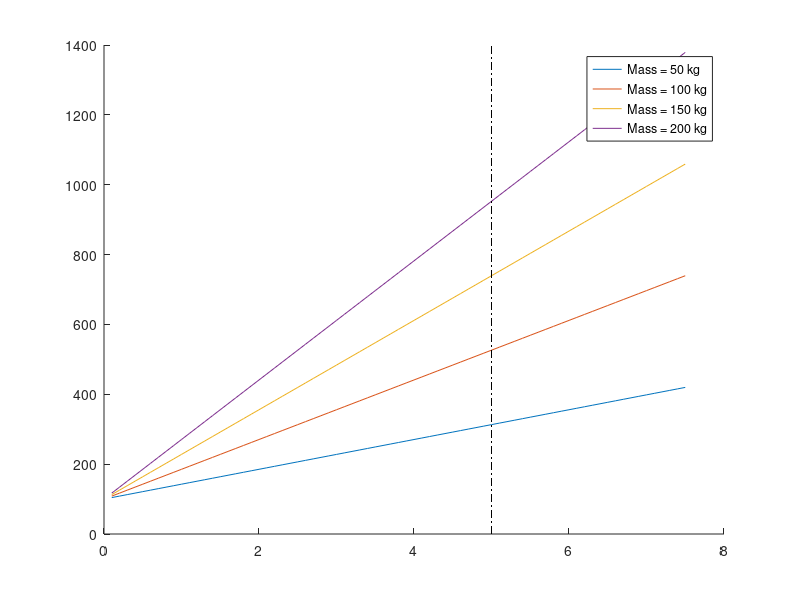

This chart was generated by the following MATLAB code: (Note: this script raises an error after producing the figure.)
clear
clc
close all

%% Constant Initialization
g = 9.81; %gravity in m/s^2
m = 113; % kg, mass of cart fully loaded
vo_mph = 0; %initial velocity
vf_mph = 3; % final velocity in mph
vo = vo_mph*0.44704; %initial velocity in m/s
vf = vf_mph*0.44704; %final velocity in m/s
theta = 7.5; %max slope angle
vfy = vf*sind(theta); %vertical component of velocity
dist_mi = 5; %total distance cart is to travel in miles
dist = dist_mi*1609.34; %total distance cart is to travel in meters
dh = dist*sind(theta); %vertical component of total distance for given slope

%% Energy Calculations
KE = 1/2*m*(vf^2-vo^2); %kinetic energy of cart
PE = m*g*dh; %potential energy of cart
Wnet = KE + PE; %net work
dx = 3; %meters
a = vf^2/(2*dx); %acceleration needed to achieve max speed in dx meters
t = vf/a; %time to reach max speed
KEdot = KE/t; %power needed to achieve max speed
PEdot = m*g*vfy; %power needed to climb slope
dt = dh/vfy; % time it takes to climb slope at max speed in seconds
dt_hr = dt/3600; %time it takes to travel distance in hrs

%% Efficiency Calculations
losses = 0.75; %estimated losses in percent

%% Power Calculations
power_w = (KEdot+PEdot)/losses; %power needed in watts
power = power_w*0.00134102; % power in horsepower

%% Force Analysis

%% Motor Calculations
%voltage
%current
%power
%torque
%rpm
%curvedata

%% Gearbox Design/ Calculations


%% Battery Capacity
add_cap = 20*5; %additional capacity for charging 5 phones
capacity = (power_w*dt_hr)+add_cap; %battery capacity needed in kWh

%% Battery Configuration
v_motor = 24; %motor voltage
v_batt = 3.6; %battery voltage per cell
cap_batt = 4.2; %battery capacity in Ah
req_Ah = capacity/v_motor; %total battery Ah needed
parallel = ceil(req_Ah/cap_batt); %number of cells needed for desired Ah 
curr = 14.5; % max discharge current per cell
max_current = curr*parallel; %max battery pack discharge
series = ceil(v_motor/v_batt); %number of cells needed for desired motor voltage
num_cells = parallel*series; %number of battery cells needed
batt_weight = 70/1000; %battery weight in kg
tot_weight = num_cells*batt_weight; %total battery weight
batt_cost = 6.37; %battery cell cost in dollars
tot_cost = num_cells*batt_cost; %total battery cost

%% Speed vs Slope

%% Speed vs Power


%% Plots

%distance vs battery capacity
g = 9.81; %gravity in m/s^2
m = [50 100 150 200]; % kg, mass of cart fully loaded
capsto = []; %initialize vector
for i = 1:length(m)
    vo_mph = 0; %initial velocity
    vf_mph = 3; % final velocity in mph
    vo = vo_mph*0.44704; %initial velocity in m/s
    vf = vf_mph*0.44704; %final velocity in m/s
    theta = 7.5; %max slope angle
    vfy = vf*sind(theta); %vertical component of velocity
    dist_mi = 0.1:0.1:7.5; %total distance cart is to travel in miles
    dist = dist_mi.*1609.34; %total distance cart is to travel in meters
    dh = dist.*sind(theta); %vertical component of total distance for given slope
    KE = 1/2*m(i)*(vf^2-vo^2); %kinetic energy of cart
    PE = m(i)*g.*dh; %potential energy of cart
    Wnet = KE + PE; %net work
    dx = 3; %meters
    a = vf^2/(2*dx); %acceleration needed to achieve max speed in dx meters
    t = vf/a; %time to reach max speed
    KEdot = KE/t; %power needed to achieve max speed
    PEdot = m(i)*g*vfy; %power needed to climb slope
    dt = dh./vfy; % time it takes to climb slope at max speed in seconds
    dt_hr = dt./3600; %time it takes to travel distance in hrs
    losses = 0.75; %estimated losses in percent
    power_w = (KEdot+PEdot)./losses; %power needed in watts
    power = power_w.*0.00134102; % power in horsepower
    add_cap = 20*5; %additional capacity for charging 5 phones
    capacity = (power_w*dt_hr)+add_cap; %battery capacity needed in kWh
    capsto = [capsto ; capacity]; %storing capacity on each iteration
end

figure
hold on
plot(dist_mi,capsto(1,:))
plot(dist_mi,capsto(2,:))
plot(dist_mi,capsto(3,:))
plot(dist_mi,capsto(4,:))
plot([5 5],[0 1400],'k-.')
lgd = legend('Mass = 50 kg','Mass = 100 kg','Mass = 150 kg','Mass = 200 kg');
lgd.Location = 'northwest';
title('Cart Distance Rating vs. Battery Capacity Needed')
xlabel('Distance Rating [miles]')
ylabel('Battery Capacity Needed [kWh]')

%cart weight vs power required
g = 9.81; %gravity in m/s^2
theta = [2.5 5 7.5 10 12.5 15]; %max slope angle
psto = [];
for i = 1:length(theta)
    m = 50:1:200; % kg, mass of cart fully loaded
    vo_mph = 0; %initial velocity
    vf_mph = 3; % final velocity in mph
    vo = vo_mph*0.44704; %initial velocity in m/s
    vf = vf_mph*0.44704; %final velocity in m/s
    %theta = 7.5; %max slope angle
    vfy = vf*sind(theta(i)); %vertical component of velocity
    dist_mi = 5; %total distance cart is to travel in miles
    dist = dist_mi*1609.34; %total distance cart is to travel in meters
    dh = dist*sind(theta(i)); %vertical component of total distance for given slope
    KE = 1/2.*m.*(vf^2-vo^2); %kinetic energy of cart
    PE = m.*g.*dh; %potential energy of cart
    Wnet = KE + PE; %net work
    dx = 3; %meters
    a = vf^2/(2*dx); %acceleration needed to achieve max speed in dx meters
    t = vf/a; %time to reach max speed
    KEdot = KE/t; %power needed to achieve max speed
    PEdot = m.*g*vfy; %power needed to climb slope
    dt = dh/vfy; % time it takes to climb slope at max speed in seconds
    dt_hr = dt/3600; %time it takes to travel distance in hrs
    losses = 0.75; %estimated losses in percent
    power_w = (KEdot+PEdot)./losses; %power needed in watts
    power = power_w.*0.00134102; % power in horsepower
    psto = [psto ; power_w]; %storing power vectors on each iteration
end

figure
hold on
plot(m,psto(1,:))
plot(m,psto(2,:))
plot(m,psto(3,:))
plot(m,psto(4,:))
plot(m,psto(5,:))
plot(m,psto(6,:))
plot([113 113],[0 1000],'k-.')
lgd = legend('\theta = 2.5','\theta = 5','\theta = 7.5','\theta = 10','\theta = 12.5','\theta = 15');
lgd.Location = 'northwest';
title('Total Cart Mass vs. Power Required')
xlabel('Total Cart Mass [kg]')
ylabel('Power Needed [W]')


%cart weight vs battery capacity
g = 9.81; %gravity in m/s^2
m = 50:1:200; % kg, mass of cart fully loaded
vo_mph = 0; %initial velocity
vf_mph = 3; % final velocity in mph
vo = vo_mph*0.44704; %initial velocity in m/s
vf = vf_mph*0.44704; %final velocity in m/s
theta = 7.5; %max slope angle
vfy = vf*sind(theta); %vertical component of velocity
dist_mi = 5; %total distance cart is to travel in miles
dist = dist_mi*1609.34; %total distance cart is to travel in meters
dh = dist*sind(theta); %vertical component of total distance for given slope
KE = 1/2.*m.*(vf^2-vo^2); %kinetic energy of cart
PE = m.*g.*dh; %potential energy of cart
Wnet = KE + PE; %net work
dx = 3; %meters
a = vf^2/(2*dx); %acceleration needed to achieve max speed in dx meters
t = vf/a; %time to reach max speed
KEdot = KE/t; %power needed to achieve max speed
PEdot = m.*g*vfy; %power needed to climb slope
dt = dh./vfy; % time it takes to climb slope at max speed in seconds
dt_hr = dt./3600; %time it takes to travel distance in hrs
losses = 0.75; %estimated losses in percent
power_w = (KEdot+PEdot)./losses; %power needed in watts
power = power_w.*0.00134102; % power in horsepower
add_cap = 20*5; %additional capacity for charging 5 phones
capacity = (power_w.*dt_hr)+add_cap; %battery capacity needed in kWh
figure
plot(m,capacity)
title('Total Cart Mass vs. Battery Capacity Needed')
xlabel('Total Cart Mass [kg]')
ylabel('Battery Capacity Needed [kWh]')

%slope vs battery capacity
g = 9.81; %gravity in m/s^2
m = [50 100 150 200]; % kg, mass of cart fully loaded
capsto = [];
for i = 1:length(m)
    vo_mph = 0; %initial velocity
    vf_mph = 3; % final velocity in mph
    vo = vo_mph*0.44704; %initial velocity in m/s
    vf = vf_mph*0.44704; %final velocity in m/s
    theta = 1:0.1:20; %max slope angle
    vfy = vf.*sind(theta); %vertical component of velocity
    dist_mi = 5; %total distance cart is to travel in miles
    dist = dist_mi*1609.34; %total distance cart is to travel in meters
    dh = dist.*sind(theta); %vertical component of total distance for given slope
    KE = 1/2*m(i)*(vf^2-vo^2); %kinetic energy of cart
    PE = m(i)*g.*dh; %potential energy of cart
    Wnet = KE + PE; %net work
    dx = 3; %meters
    a = vf^2/(2*dx); %acceleration needed to achieve max speed in dx meters
    t = vf/a; %time to reach max speed
    KEdot = KE/t; %power needed to achieve max speed
    PEdot = m(i).*g.*vfy; %power needed to climb slope
    dt = dh./vfy; % time it takes to climb slope at max speed in seconds
    dt_hr = dt./3600; %time it takes to travel distance in hrs
    losses = 0.75; %estimated losses in percent
    power_w = (KEdot+PEdot)./losses; %power needed in watts
    power = power_w.*0.00134102; % power in horsepower
    add_cap = 20*5; %additional capacity for charging 5 phones
    capacity = (power_w.*dt_hr)+add_cap; %battery capacity needed in kWh
    capsto = [capsto ; capacity]; % storing capacities on each iteration
end

figure
hold on
plot(theta,capsto(1,:))
plot(theta,capsto(2,:))
plot(theta,capsto(3,:))
plot(theta,capsto(4,:))
plot([7.5 7.5],[0 2500],'k-.')
lgd = legend('Mass = 50 kg','Mass = 100 kg','Mass = 150 kg','Mass = 200 kg');
lgd.Location = 'northwest';
title('Path Slope vs. Battery Capacity Needed')
xlabel('Path slope [deg]')
ylabel('Battery Capacity Needed [kWh]')

%wheel diameter vs motor speed
d = 2:0.1:12; %wheel diameter in inches
d_m = d.*0.0254; %wheel diameter in meters
circ = 2*pi.*(d./2); %wheel circumference in inches
circ_m = circ.*0.0254; %wheel circumference in meters
vf_mph = 3; %max cart speed in mph
cart_v = vf_mph*0.44704; %max cart speed in m/s
mot_speed = cart_v./circ_m.*60; %motor speed in RPM to reach desired vf
figure
plot(d,mot_speed)
title('Wheel Diameter vs. Motor Speed To Obtain 3 MPH')
xlabel('Wheel Diameter [in]')
ylabel('Motor Speed [RPM]')

%Wheel diamter vs gear reduction
d = [4 6 8 10]; %wheel diameter in inches
d_m = d.*0.0254; %wheel diameter in meters
circ = 2*pi.*(d./2); %wheel circumference in inches
circ_m = circ.*0.0254; %wheel circumference in meters
vf_mph = 3; %max cart speed in mph
cart_v = vf_mph*0.44704; %max cart speed in m/s
mot_speed = cart_v./circ_m.*60; %motor speed in RPM to reach desired vf
speed = 500:1:5000; %possible motor speeds in RPM
grstore = [];

for i = 1:length(mot_speed)
    gr = speed/mot_speed(i);
    grstore = [grstore ; gr];
end

figure
hold on
plot(speed,grstore(1,:))
plot(speed,grstore(2,:))
plot(speed,grstore(3,:))
plot(speed,grstore(4,:))
lgd = legend('D = 4 in.','D = 6 in.','D = 8 in.','D = 10 in.');
lgd.Location = 'northwest';
title('Motor Speed vs. Gear Reduction To Obtain 3 MPH')
xlabel('Motor Speed [RPM]')
ylabel('Gear Reduction [ ]')

%battery capacity vs battery cost
capacity = 100:1:1200; %battery capacity needed in kWh

v_motor = 24; %motor voltage
v_batt = 3.6; %battery voltage per cell
cap_batt = 4.2; %battery capacity in Ah
req_Ah = capacity./v_motor; %total battery Ah needed
parallel = ceil(req_Ah./cap_batt); %number of cells needed for desired Ah 
curr = 14.5; % max discharge current per cell
max_current = curr.*parallel; %max battery pack discharge
series = ceil(v_motor/v_batt); %number of cells needed for desired motor voltage
num_cells = parallel.*series; %number of battery cells needed
batt_weight = 70/1000; %battery weight in kg
tot_weight = num_cells*batt_weight; %total battery weight
batt_cost = 4.15; %battery cell cost in dollars
tot_cost = num_cells*batt_cost; %total battery cost

figure
hold on
plot(capacity,tot_cost)
plot([581 581],[0 400],'k-.')
title('Battery Capacity vs. Total Battery Cost')
xlabel('Battery Capacity [kWh]')
ylabel('Total Battery Cost [$]')

%cart weight vs battery cost
g = 9.81; %gravity in m/s^2
theta = [2.5 5 7.5 10 12.5 15]; %max slope angle
coststo = [];
for i = 1:length(theta)
    m = 50:50:200; % kg, mass of cart fully loaded
    vo_mph = 0; %initial velocity
    vf_mph = 3; % final velocity in mph
    vo = vo_mph*0.44704; %initial velocity in m/s
    vf = vf_mph*0.44704; %final velocity in m/s
    %theta = 7.5; %max slope angle
    vfy = vf*sind(theta(i)); %vertical component of velocity
    dist_mi = 5; %total distance cart is to travel in miles
    dist = dist_mi*1609.34; %total distance cart is to travel in meters
    dh = dist*sind(theta(i)); %vertical component of total distance for given slope
    KE = 1/2.*m.*(vf^2-vo^2); %kinetic energy of cart
    PE = m.*g.*dh; %potential energy of cart
    Wnet = KE + PE; %net work
    dx = 3; %meters
    a = vf^2/(2*dx); %acceleration needed to achieve max speed in dx meters
    t = vf/a; %time to reach max speed
    KEdot = KE/t; %power needed to achieve max speed
    PEdot = m.*g*vfy; %power needed to climb slope
    dt = dh./vfy; % time it takes to climb slope at max speed in seconds
    dt_hr = dt./3600; %time it takes to travel distance in hrs
    losses = 0.75; %estimated losses in percent
    power_w = (KEdot+PEdot)./losses; %power needed in watts
    power = power_w.*0.00134102; % power in horsepower
    add_cap = 20*5; %additional capacity for charging 5 phones
    capacity = (power_w.*dt_hr)+add_cap; %battery capacity needed in kWh
    v_motor = 24; %motor voltage
    v_batt = 3.6; %battery voltage per cell
    cap_batt = 4.2; %battery capacity in Ah
    req_Ah = capacity./v_motor; %total battery Ah needed
    parallel = ceil(req_Ah./cap_batt); %number of cells needed for desired Ah
    curr = 14.5; % max discharge current per cell
    max_current = curr.*parallel; %max battery pack discharge
    series = ceil(v_motor/v_batt); %number of cells needed for desired motor voltage
    num_cells = parallel.*series; %number of battery cells needed
    batt_weight = 70/1000; %battery weight in kg
    tot_weight = num_cells*batt_weight; %total battery weight
    batt_cost = 4.15; %battery cell cost in dollars
    tot_cost = num_cells*batt_cost; %total battery cost
    coststo = [coststo ; tot_cost];
end

figure
hold on
plot(m,coststo(1,:))
plot(m,coststo(2,:))
plot(m,coststo(3,:))
plot(m,coststo(4,:))
plot(m,coststo(5,:))
plot(m,coststo(6,:))
lgd = legend('\theta = 2.5','\theta = 5','\theta = 7.5','\theta = 10','\theta = 12.5','\theta = 15');
lgd.Location = 'northwest';
title('Total Cart Mass vs. Total Battery Cost')
xlabel('Total Cart Mass [kg]')
ylabel('Total Battery Cost [$]')

%slope vs cost
g = 9.81; %gravity in m/s^2
m = [50 100 150 200]; % kg, mass of cart fully loaded
coststo = [];
for i = 1:length(m)
    vo_mph = 0; %initial velocity
    vf_mph = 3; % final velocity in mph
    vo = vo_mph*0.44704; %initial velocity in m/s
    vf = vf_mph*0.44704; %final velocity in m/s
    theta = 1:0.1:20; %max slope angle
    vfy = vf.*sind(theta); %vertical component of velocity
    dist_mi = 5; %total distance cart is to travel in miles
    dist = dist_mi*1609.34; %total distance cart is to travel in meters
    dh = dist.*sind(theta); %vertical component of total distance for given slope
    KE = 1/2*m(i)*(vf^2-vo^2); %kinetic energy of cart
    PE = m(i)*g.*dh; %potential energy of cart
    Wnet = KE + PE; %net work
    dx = 3; %meters
    a = vf^2/(2*dx); %acceleration needed to achieve max speed in dx meters
    t = vf/a; %time to reach max speed
    KEdot = KE/t; %power needed to achieve max speed
    PEdot = m(i).*g.*vfy; %power needed to climb slope
    dt = dh./vfy; % time it takes to climb slope at max speed in seconds
    dt_hr = dt./3600; %time it takes to travel distance in hrs
    losses = 0.75; %estimated losses in percent
    power_w = (KEdot+PEdot)./losses; %power needed in watts
    power = power_w.*0.00134102; % power in horsepower
    add_cap = 20*5; %additional capacity for charging 5 phones
    capacity = (power_w.*dt_hr)+add_cap; %battery capacity needed in kWh
    v_motor = 24; %motor voltage
    v_batt = 3.6; %battery voltage per cell
    cap_batt = 4.2; %battery capacity in Ah
    req_Ah = capacity./v_motor; %total battery Ah needed
    parallel = ceil(req_Ah./cap_batt); %number of cells needed for desired Ah
    curr = 14.5; % max discharge current per cell
    max_current = curr.*parallel; %max battery pack discharge
    series = ceil(v_motor/v_batt); %number of cells needed for desired motor voltage
    num_cells = parallel.*series; %number of battery cells needed
    batt_weight = 70/1000; %battery weight in kg
    tot_weight = num_cells*batt_weight; %total battery weight
    batt_cost = 4.15; %battery cell cost in dollars
    tot_cost = num_cells*batt_cost; %total battery cost
    coststo = [coststo ; tot_cost];
end

figure
hold on
plot(theta,capsto(1,:))
plot(theta,capsto(2,:))
plot(theta,capsto(3,:))
plot(theta,capsto(4,:))
plot([7.5 7.5],[0 2500],'k-.')
lgd = legend('Mass = 50 kg','Mass = 100 kg','Mass = 150 kg','Mass = 200 kg');
lgd.Location = 'northwest';
title('Path Slope vs. Battery Capacity Needed')
xlabel('Path slope [deg]')
ylabel('Battery Capacity Needed [kWh]')
